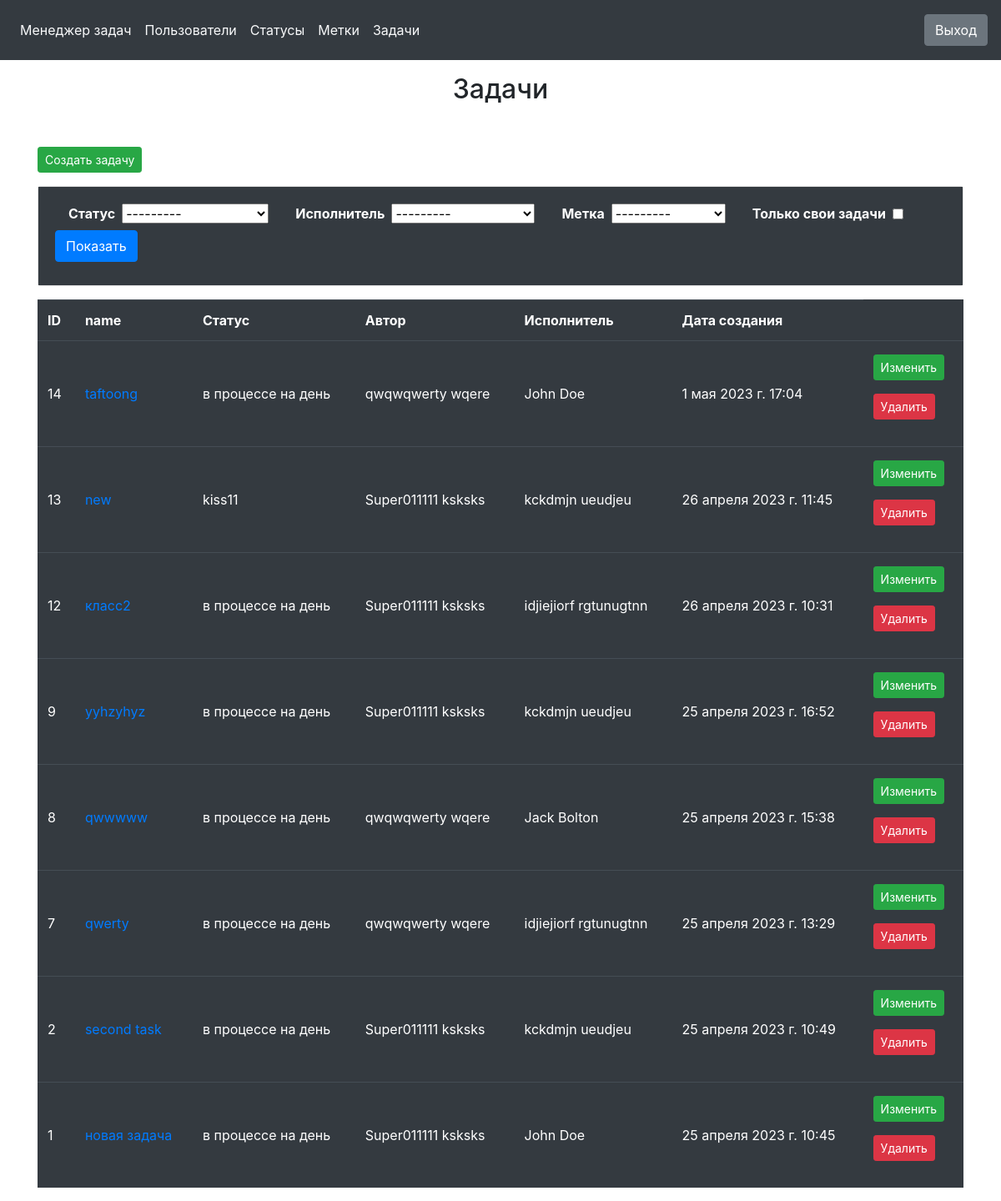
Before: /tasks/ (signed in) with the older database file.
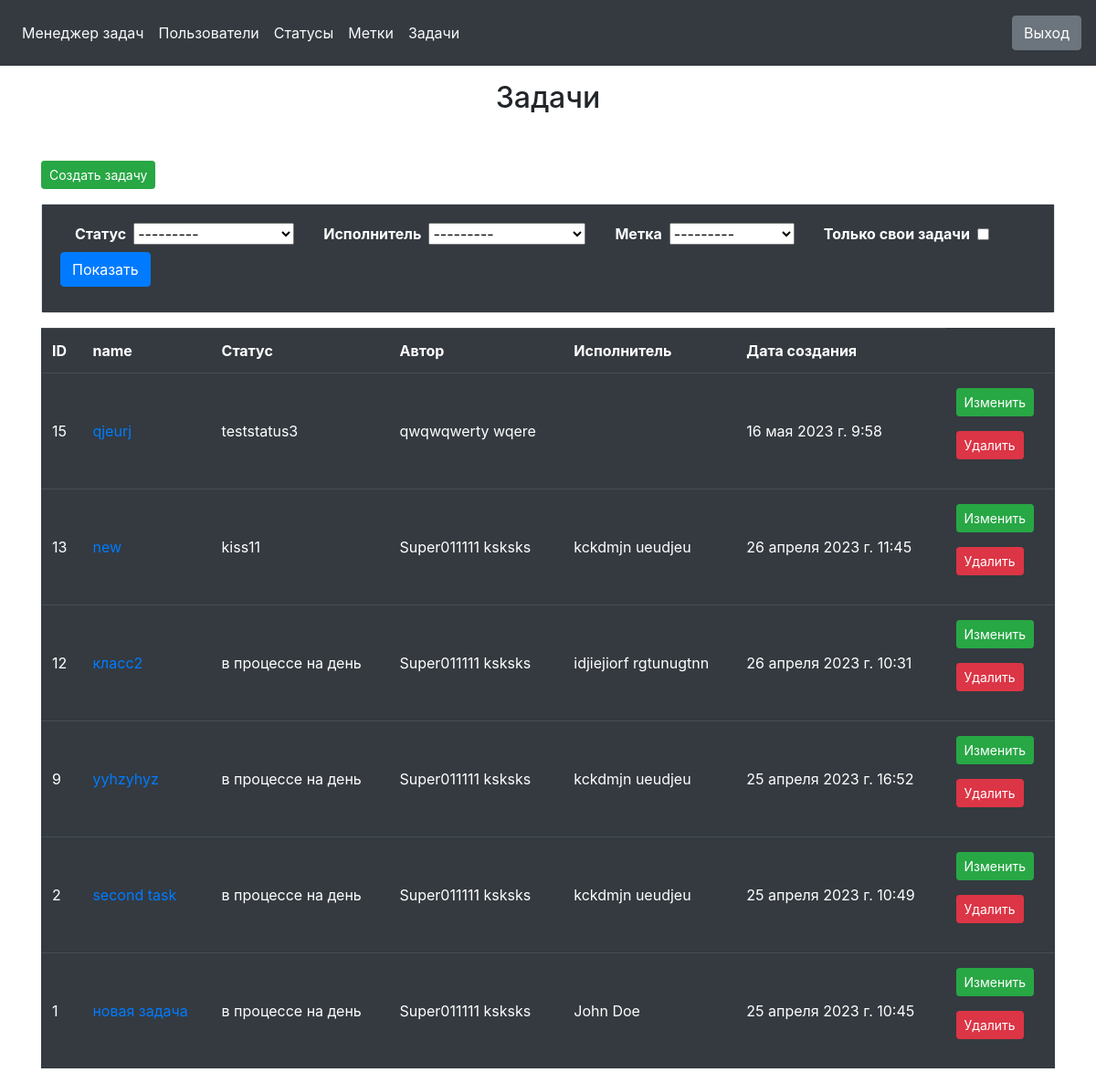
After: the same page with the newer database file.
### task_manager/tasks/models.py (models this page shows, shortened)
class Tasks(models.Model):
    name = models.CharField(_('name'), max_length=255, unique=True)
    status = models.ForeignKey(
        Statuses,
        on_delete=models.PROTECT,
        null=False,
        verbose_name=_('status')
    )
    description = models.TextField(_('description'), blank=True, null=True)
    author = models.ForeignKey(
        User,
        on_delete=models.PROTECT,
        null=False,
        related_name='author_tasks',
        verbose_name=_('author')
    )
    executor = models.ForeignKey(
        User,
        on_delete=models.PROTECT,
        null=True,
        related_name='executor_tasks',
        verbose_name=_('executor')
    )
    labels = models.ManyToManyField(
        Labels,
        blank=True,
        verbose_name=_('Labels')
    )
    created_at = models.DateTimeField(_('Created at'), auto_now_add=True)
    class Meta:
        verbose_name = _('Tasks')
        verbose_name_plural = _('Tasks')
        ordering = ['-created_at']

### task_manager/statuses/models.py (models this page shows)
class Statuses(models.Model):
    name = models.CharField(_('name'), max_length=255, unique=True)
    created_at = models.DateTimeField(_('created at'), auto_now_add=True)
    def __str__(self) -> str:
        return self.name
    class Meta:
        verbose_name = _('Statuses')
        verbose_name_plural = _('Statuses')
        ordering = ['-created_at']

### task_manager/tasks/views.py (the view)
# urls.py: path('', TasksView.as_view(), name='tasks'),
class TasksView(BaseLoginRequiredMixin, ListView):
    model = Tasks
    template_name = 'tasks/index.html'
    def get_queryset(self):
        queryset = queryset = super().get_queryset()
        status_filter = self.request.GET.get('status')
        label_filter = self.request.GET.get('label')
        executor_filter = self.request.GET.get('executor')
        my_tasks_only = self.request.GET.get('my_tasks_only')
        if status_filter:
            queryset = queryset.filter(status=status_filter)
        if label_filter:
            queryset = queryset.filter(labels__pk=label_filter)
        if executor_filter:
            queryset = queryset.filter(executor=executor_filter)
        if my_tasks_only:
            queryset = queryset.filter(author=self.request.user)
        return queryset
    def get_context_data(self, **kwargs):
        context = super().get_context_data(**kwargs)
        context['filter_form'] = TaskFilterForm(self.request.GET or None)
        return context

### task_manager/tasks/forms.py
class TaskFilterForm(Form):
    status = ModelChoiceField(
        queryset=Statuses.objects.all(),
        required=False,
        label=_('status')
    )
    executor = FullNameUserChoiceField(
        queryset=User.objects.all(),
        required=False,
        label=_('executor')
    )
    label = ModelChoiceField(
        queryset=Labels.objects.all(),
        required=False,
        label=_('label')
    )
    my_tasks_only = BooleanField(
        required=False,
        initial=False,
        label=_('My tasks only')
    )

### task_manager/core/mixins.py (called while the page is built)
    @method_decorator(login_required_message)
    def dispatch(self, request, *args, **kwargs):
        return super().dispatch(request, *args, **kwargs)

### task_manager/labels/models.py (called while the page is built)
    def __str__(self) -> str:
        return self.name

### task_manager/tasks/forms.py (called while the page is built)
    def label_from_instance(self, obj):
        return f'{obj.first_name} {obj.last_name}'

### task_manager/templates/tasks/index.html (shortened to what this page needs)
{% extends "base.html" %}
{% load i18n %}
{% block content %}
<main>
    <div class="container">
        <h2 class="text-center mt-3"  style="min-height: 10vh;">{% trans "Tasks" %}</h2>
        <p><a href="{% url 'create_task' %}" class="btn btn-success btn-sm">{% trans "Create task" %}</a></p>
        <div class="card mb-3">
            <div class="card-body bg-dark">
                <form method="get" class="form-inline">
                    {% for f in filter_form %}
                    <div class="form-group mx-sm-3 mb-2">
                        <label for="{{ f.id_for_label }}" class="mr-2 font-weight-bold" style="color: white;">{{ f.label }}</label>
                        {{ f }}
                    </div>
                    {% endfor %}
                    <button type="submit" class="btn btn-primary mb-2">{% trans "Show" %}</button>
                </form>
            </div>
        </div>
        <table class="table table-dark table-striped-columns">
            <thead>
                <tr class="font-weight-bold">
                    <td>{% trans "ID" %}</td>
                    <td>{% trans "name" %}</td>
                    <td>{% trans "status" %}</td>
                    <td>{% trans "author" %}</td>
                    <td>{% trans "executor" %}</td>
                    <td>{% trans "Created at" %}</td>
                </tr>
            </thead>
            <tbody>
                {% for task in object_list %}
                <tr>
                    <td class="align-middle py-3">{{ task.pk }}</td>
                    <td class="align-middle py-3"><a href="{% url 'task_view' task.pk %}">{{ task.name }}</a></td>
                    <td class="align-middle py-3">{{ task.status }}</td>
                    <td class="align-middle py-3">{{ task.author.get_full_name }}</td>
                    <td class="align-middle py-3">
                    {% if task.executor %}
                        {{ task.executor.get_full_name }}
                    {% endif %}
                    </td>
                    <td class="align-middle py-3">{{ task.created_at }}</td>
                    <td class="align-middle py-3">
                        <p><a href="{% url 'update_task' task.pk %}" class="btn btn-success btn-sm">{% trans "Update" %}</a></p>
                        <p><a href="{% url 'delete_task' task.pk %}" class="btn btn-danger btn-sm">{% trans "Delete"%}</a></p>
                    </td>
                </tr>
                {% endfor %}
            </tbody>
        </table>
    </div>
</main>
{% endblock %}

### task_manager/templates/base.html (shortened to what this page needs)
<!DOCTYPE html>
<html lang="en">
    {% load i18n %}
<head>
    {% load bootstrap4 %}
    {% bootstrap_css %}
</head>
<body class="d-flex flex-column min-vh-100">
    <header class="p-3 bg-dark">
        <div class="d-flex flex-wrap align-items-center justify-content-between w-100">
            <ul class="nav me-lg-auto mb-3 justify-content-left mb-md-0">
                <li><a href="{% url 'index'%}" class="nav-link px-2 text-light">{% trans "Task Manager" %}</a></li>
                <li><a href="{% url 'users' %}" class="nav-link px-2 text-light">{% trans "Users" %}</a></li>
            {% if user.is_authenticated %}
                <li><a href="{% url 'statuses' %}" class="nav-link px-2 text-light">{% trans "Statuses" %}</a></li>
                <li><a href="{% url 'labels' %}" class="nav-link px-2 text-light">{% trans "Labels" %}</a></li>
                <li><a href="{% url 'tasks' %}" class="nav-link px-2 text-light">{% trans "Tasks" %}</a></li>
            </ul>
            <div class="text-end">
                <a href="{% url 'logout' %}" class="btn btn-secondary me-2">{% trans "Logout" %}</a>
            </div>
            {% else %}
            </ul>
            <div class="text-end">
                <a href="{% url 'login' %}" class="btn btn-secondary me-2">{% trans "Login" %}</a>
                <a href="{% url 'register' %}" class="btn btn-warning">{% trans "Registration" %}</a>
            </div>
            {% endif %}
        </div>
    </header>
    {% block content %}{% endblock %}
  </body>
</html>

Changed rows visible on the page:
removed Tasks: pk "14", name "taftoong", status "в процессе на день", author.get_full_name "qwqwqwerty wqere", executor.get_full_name "John Doe", created_at "1 мая 2023 г. 17:04"
removed Tasks: pk "8", name "qwwwww", status "в процессе на день", author.get_full_name "qwqwqwerty wqere", executor.get_full_name "Jack Bolton", created_at "25 апреля 2023 г. 15:38"
removed Tasks: pk "7", name "qwerty", status "в процессе на день", author.get_full_name "qwqwqwerty wqere", executor.get_full_name "idjiejiorf rgtunugtnn", created_at "25 апреля 2023 г. 13:29"
added Tasks: pk "15", name "qjeurj", status "teststatus3", author.get_full_name "qwqwqwerty wqere", created_at "16 мая 2023 г. 9:58"
